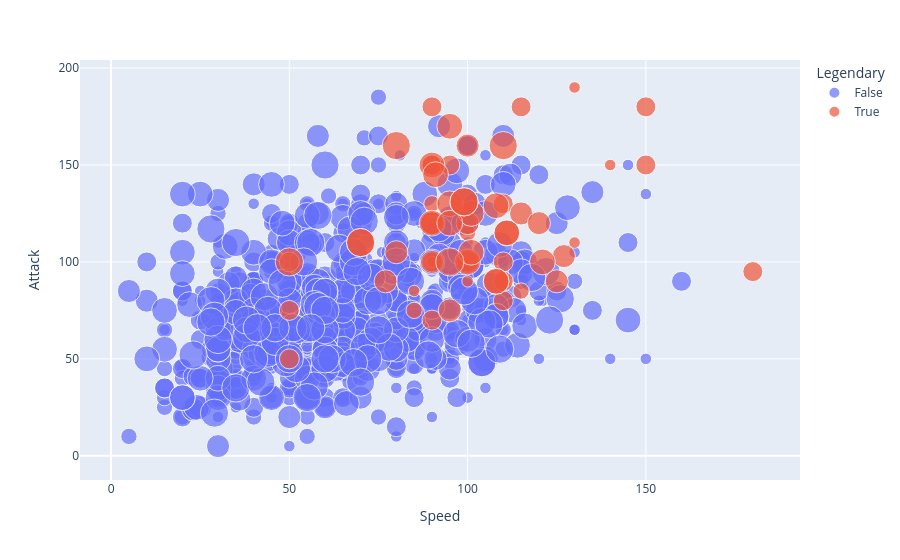

Notebook source saved alongside this figure:
### Code cell
import plotly.express as px

fig2 =px.scatter(df_pokemon, x="Speed", y="Attack", color="Legendary", size='Generation',
                 hover_data=['Name', 'HP', 'Sp. Atk', 'Sp. Def'])
fig2.show()

### Figure 1 — Plotly figure (JSON) as saved in the notebook; plotly's stock layout.template omitted (floating-point values rounded to 4 significant figures; data arrays with more than 128 entries replaced by an {"elided": "..."} marker saying what was removed)
{"data": [{"customdata": {"elided": "735x4 mixed values"}, "hovertemplate": "Legendary=False<br>Speed=%{x}<br>Attack=%{y}<br>Generation=%{marker.size}<br>Name=%{customdata[0]}<br>HP=%{customdata[1]}<br>Sp. Atk=%{customdata[2]}<br>Sp. Def=%{customdata[3]}<extra></extra>", "legendgroup": "False", "marker": {"color": "#636efa", "size": {"elided": "735 int values"}, "sizemode": "area", "sizeref": 0.015, "symbol": "circle"}, "mode": "markers", "name": "False", "orientation": "v", "showlegend": true, "type": "scatter", "x": {"elided": "735 int values"}, "xaxis": "x", "y": {"elided": "735 int values"}, "yaxis": "y"}, {"customdata": {"elided": "65x4 mixed values"}, "hovertemplate": "Legendary=True<br>Speed=%{x}<br>Attack=%{y}<br>Generation=%{marker.size}<br>Name=%{customdata[0]}<br>HP=%{customdata[1]}<br>Sp. Atk=%{customdata[2]}<br>Sp. Def=%{customdata[3]}<extra></extra>", "legendgroup": "True", "marker": {"color": "#EF553B", "size": [1, 1, 1, 1, 1, 1, 2, 2, 2, 2, 2, 3, 3, 3, 3, 3, 3, 3, 3, 3, 3, 3, 3, 3, 3, 3, 3, 3, 3, 4, 4, 4, 4, 4, 4, 4, 4, 4, 4, 4, 4, 4, 5, 5, 5, 5, 5, 5, 5, 5, 5, 5, 5, 5, 5, 5, 5, 6, 6, 6, 6, 6, 6, 6, 6], "sizemode": "area", "sizeref": 0.015, "symbol": "circle"}, "mode": "markers", "name": "True", "orientation": "v", "showlegend": true, "type": "scatter", "x": [85, 100, 90, 130, 130, 140, 115, 100, 85, 110, 90, 50, 50, 50, 110, 110, 110, 110, 90, 90, 90, 90, 95, 115, 100, 150, 150, 90, 180, 95, 80, 115, 90, 100, 77, 100, 90, 90, 125, 100, 127, 120, 100, 108, 108, 108, 111, 121, 111, 101, 90, 90, 101, 91, 95, 95, 95, 99, 99, 95, 50, 110, 70, 80, 70], "xaxis": "x", "y": [85, 90, 100, 110, 190, 150, 85, 115, 75, 90, 130, 100, 50, 75, 80, 100, 90, 130, 100, 150, 150, 180, 150, 180, 100, 150, 180, 70, 95, 75, 105, 125, 120, 120, 90, 160, 100, 120, 90, 100, 103, 120, 100, 90, 129, 90, 115, 100, 115, 105, 120, 150, 125, 145, 130, 170, 120, 131, 131, 100, 100, 160, 110, 160, 110], "yaxis": "y"}], "layout": {"legend": {"itemsizing": "constant", "title": {"text": "Legendary"}, "tracegroupgap": 0}, "margin": {"t": 60}, "xaxis": {"anchor": "y", "domain": [0, 1], "title": {"text": "Speed"}}, "yaxis": {"anchor": "x", "domain": [0, 1], "title": {"text": "Attack"}}}}
